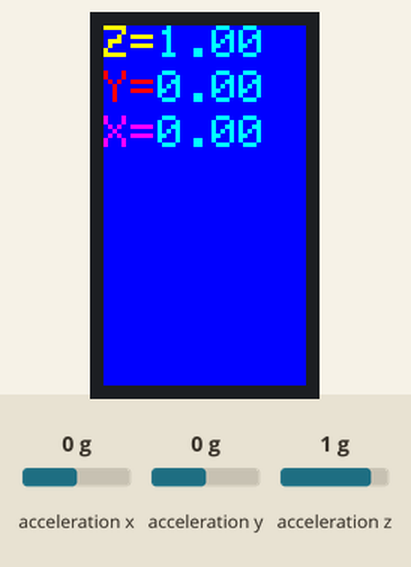
Simulated run of this sketch. Board: Arduino Uno, built with avr-gcc and run on an emulated ATmega328P. Parts: 135×240 colour display. Wiring (inferred from the names in the program): ADXL345 accelerometer at I2C address 0x53. The inputs (shaded band) are chosen by the test bench; at power-on: acceleration x 0 g, acceleration y 0 g, acceleration z 1 g. What the sketch prints to the serial monitor is not drawn.

Above: at 1.3 s.
1.4 s: acceleration x set to -1.4 g
At 2.7 s:
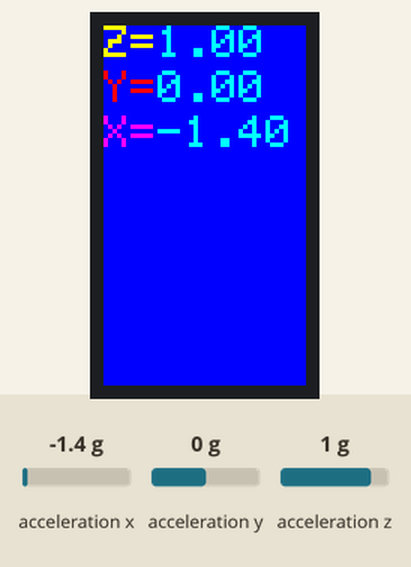
3.8 s: acceleration y set to -1.4 g
At 5.1 s:
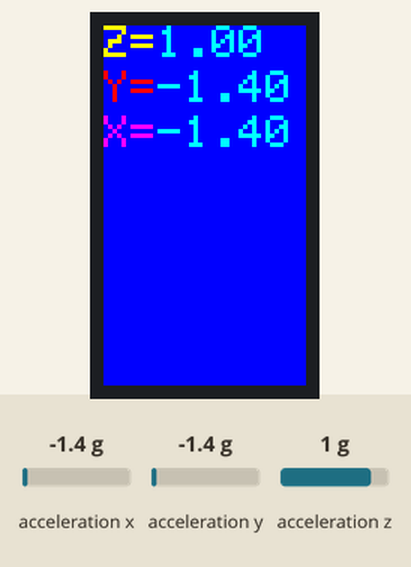
5.9 s: acceleration z set to -1.4 g
At 7.5 s:
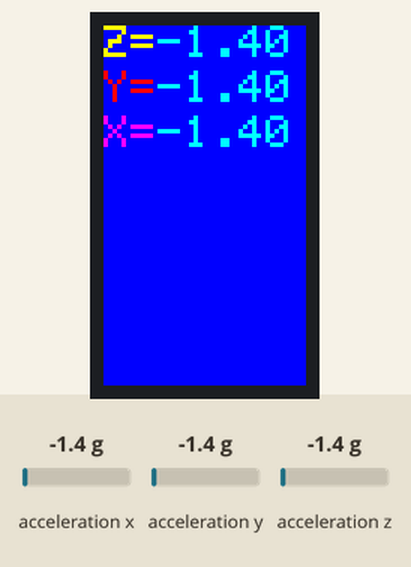
8.1 s: acceleration x set to -0.8 g
At 10.0 s:
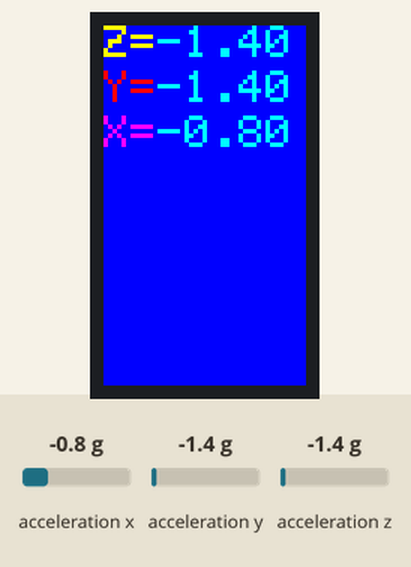
10.3 s: acceleration y set to -0.8 g
At 11.3 s:
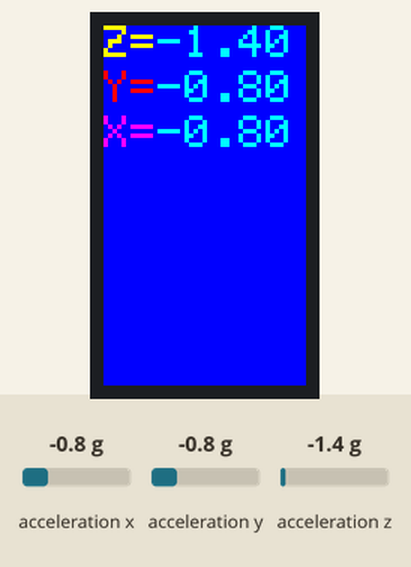
Timing chart, 0 to 13.3 s (numbered marks = the images above; inputs shaded):
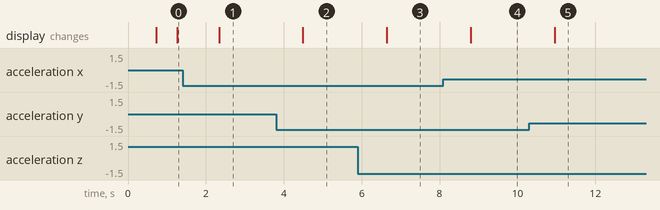

Measured:
- after the input at 1.4 s, the display: changes after 0.94 s (image 1)
- after the input at 3.8 s, the display: changes after 0.69 s (image 2)
- after the input at 5.9 s, the display: changes after 0.75 s (image 3)
- after the input at 8.1 s, the display: changes after 0.70 s (image 4)
- after the input at 10.3 s, the display: changes after 0.66 s (image 5)

The sketch:

main.ino
```cpp
#include <Adafruit_GFX.h>    // Core graphics library
#include <Adafruit_ST7789.h> // Hardware-specific library for ST7789
#include <SPI.h>
#include <Wire.h>  // Wire library - used for I2C communication

int ADXL345 = 0x53; // The ADXL345 sensor I2C address

float X_out, Y_out, Z_out;  // Outputs

#define BLACK    0x0000
#define BLUE     0x001F
#define RED      0xF800
#define GREEN    0x07E0
#define CYAN     0x07FF
#define MAGENTA  0xF81F
#define YELLOW   0xFFE0
#define WHITE    0xFFFF

#define TFT_CS 10 // if your display has CS pin
#define TFT_RST 9 // reset pin
#define TFT_DC 8 // data pin
#define TFT_MOSI 11
#define TFT_SCLK 13

Adafruit_ST7789 tft = Adafruit_ST7789(TFT_CS, TFT_DC, TFT_RST);


void setup() {
  // Use this initializer (uncomment) if using a 1.3" or 1.54" 240x240 TFT:
  tft.init(135, 240, SPI_MODE3);           // Init ST7789 240x240
  tft.setRotation(0);
  // put your setup code here, to run once:
  //tftPrintTest();

  //testfastlines(ST77XX_RED, ST77XX_BLUE);

    Serial.begin(9600); // Initiate serial communication for printing the results on the Serial monitor
  Wire.begin(); // Initiate the Wire library
  // Set ADXL345 in measuring mode
  Wire.beginTransmission(ADXL345); // Start communicating with the device
  Wire.write(0x2D); // Access/ talk to POWER_CTL Register - 0x2D
  // Enable measurement
  Wire.write(8); // (8dec -> 0000 1000 binary) Bit D3 High for measuring enable
  Wire.endTransmission();


  Wire.beginTransmission(ADXL345);
  Wire.write(0x1E);  // X-axis offset register
  Wire.write(246);
  Wire.endTransmission();
  delay(10);

  //Y-axis
  Wire.beginTransmission(ADXL345);
  Wire.write(0x1F); // Y-axis offset register
  Wire.write(-2);
  Wire.endTransmission();
  delay(10);

  //Z-axis
  Wire.beginTransmission(ADXL345);
  Wire.write(0x20); // Z-axis offset register
  Wire.write(-7);
  Wire.endTransmission();
  delay(10);
  // This code goes in the SETUP section
// Off-set Calibration
  //X-axis
}


void loop() {
  testlines(ST77XX_BLACK);
// put your main code here, to run repeatedly:

  Wire.beginTransmission(ADXL345);
  Wire.write(0x32); // Start with register 0x32 (ACCEL_XOUT_H)
  Wire.endTransmission(false);
  Wire.requestFrom(ADXL345, 6, true); // Read 6 registers total, each axis value is stored in 2 registers
  X_out = ( Wire.read()| Wire.read() << 8); // X-axis value
  X_out = X_out/256; //For a range of +-2g, we need to divide the raw values by 256, according to the datasheet
  Y_out = ( Wire.read()| Wire.read() << 8); // Y-axis value
  Y_out = Y_out/256;
  Z_out = ( Wire.read()| Wire.read() << 8); // Z-axis value
  Z_out = Z_out/256;

  Serial.print("Xa= ");
  Serial.print(X_out);
  Serial.print("   Ya= ");
  Serial.print(Y_out);
  Serial.print("   Za= ");
  Serial.println(Z_out);
}

void tftPrintTest() {
  tft.setTextWrap(false);
  tft.setCursor(50, 50);
  tft.setTextColor(ST77XX_RED);
  tft.fillScreen(ST77XX_WHITE);
  tft.setTextSize(3);
  tft.println("Hello World!");
}

void testlines(uint16_t color) {
  // X
  delay(500);
  tft.fillScreen(ST77XX_BLUE);
  tft.setCursor(0, 0);
  tft.setTextColor(color);
  tft.setTextColor(ST77XX_YELLOW);
  tft.setTextSize(3);
  tft.print("Z=");
  tft.setTextColor(ST77XX_CYAN);
  tft.print(Z_out);
  // Y
  tft.setCursor(0, 30);
  tft.setTextColor(color);
  tft.setTextColor(ST77XX_RED);
  tft.setTextSize(3);
  tft.print("Y=");
  tft.setTextColor(ST77XX_CYAN);
  tft.print(Y_out);
  // Z
  tft.setCursor(0, 60);
  tft.setTextColor(color);
  tft.setTextColor(ST77XX_MAGENTA);
  tft.setTextSize(3);
  tft.print("X=");
  tft.setTextColor(ST77XX_CYAN);
  tft.print(X_out);

  //  delay(0);


}
```
